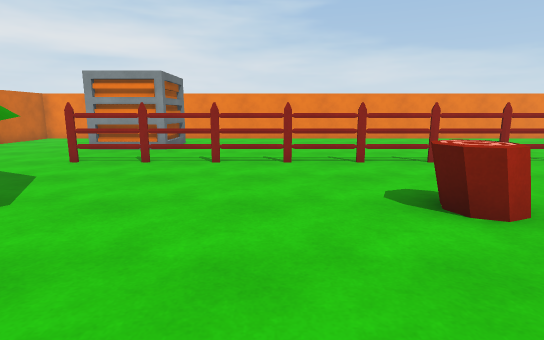
view 1 (above)

18 first-person views from a walk through a Unity game level. The camera is 1.3 m above the floor, tilts 10° down and sees 80° across. The floor is counted in squares, 1 m on a side. Each view is taken from the middle of a square. On the plan, view 1 faces up. The plan holds only what a view shows up to about 14 squares ahead; the rest is blank. The place goes on beyond the plan. Some animated figures are left out.

view 2
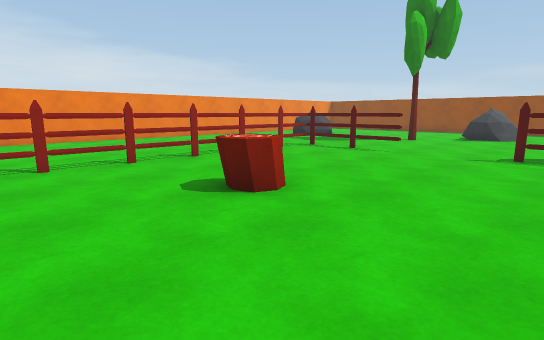

view 3
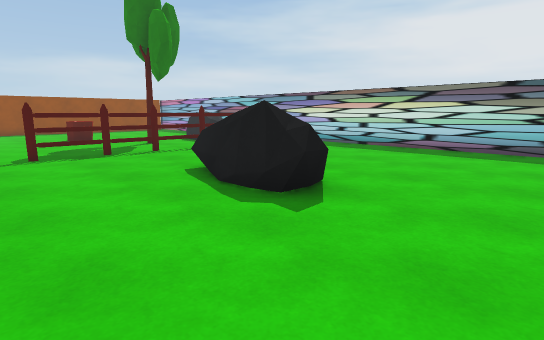

view 4
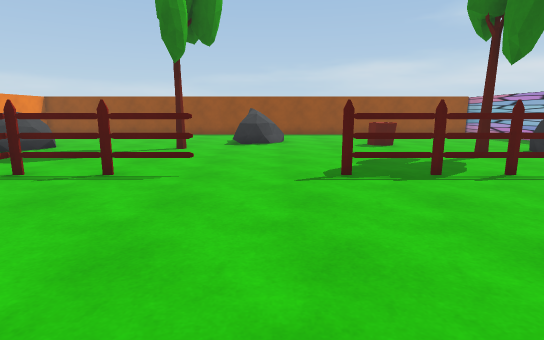

view 5
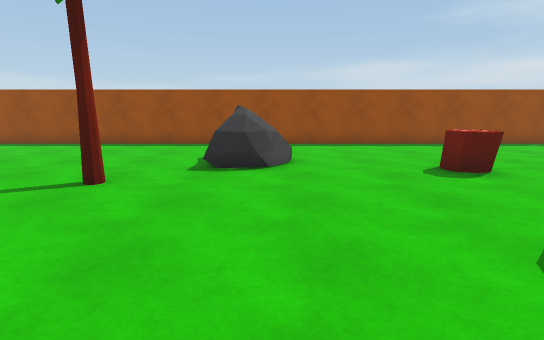

view 6
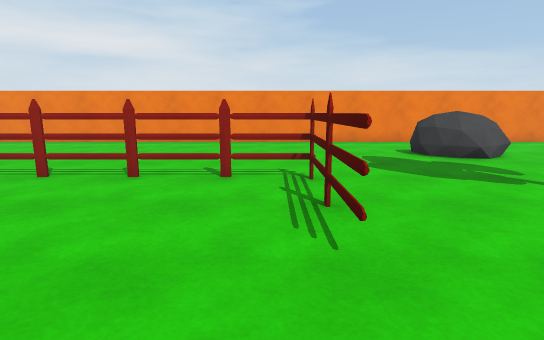

view 7
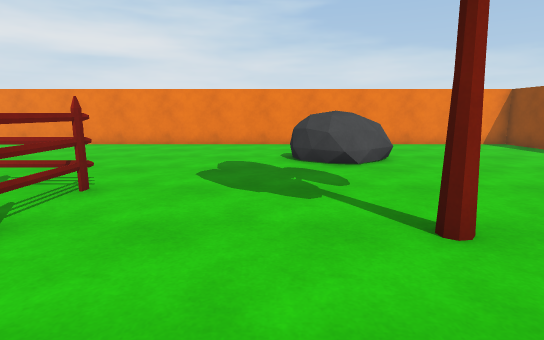

view 8
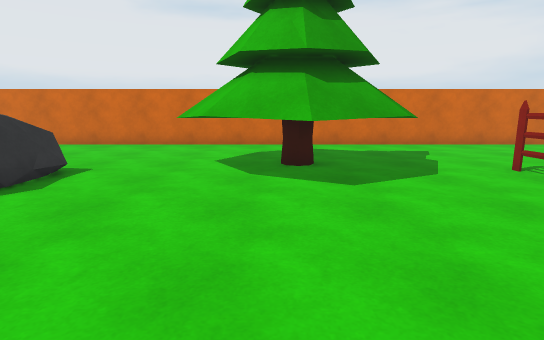

view 9
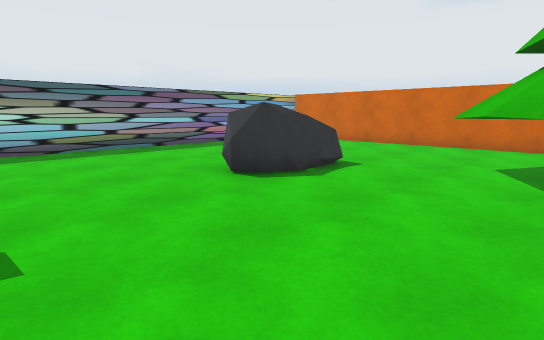

view 10
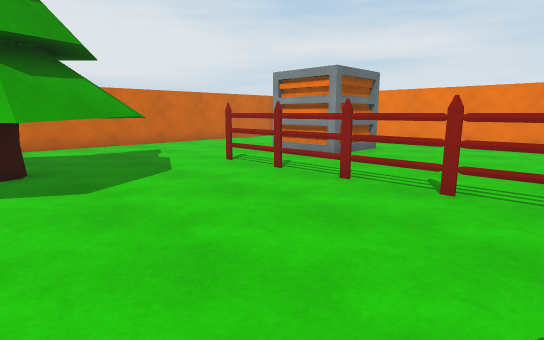

view 11
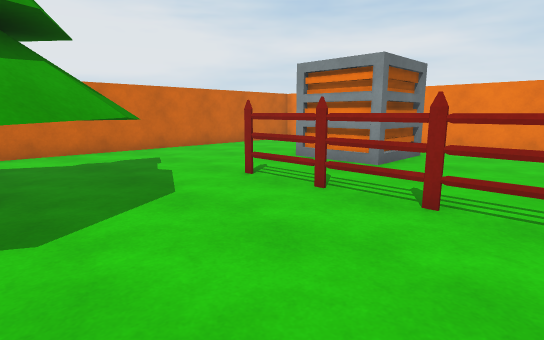

view 12
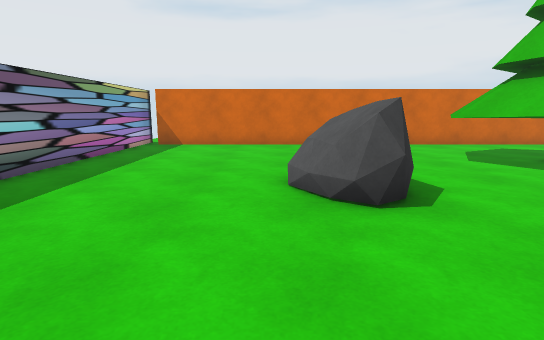

view 13
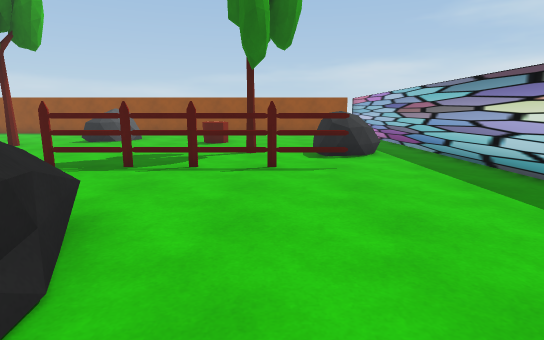

view 14
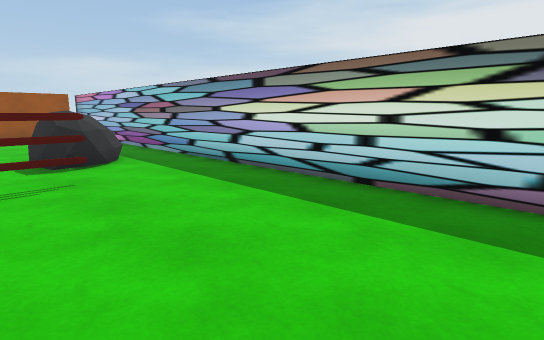

view 15
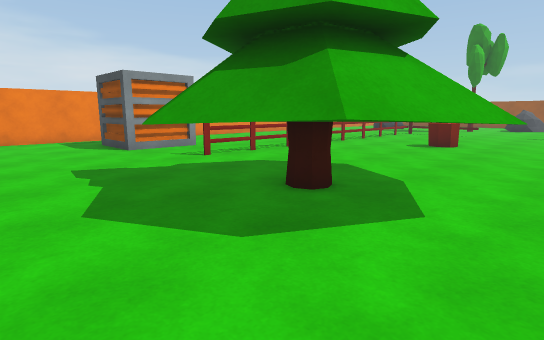

view 16
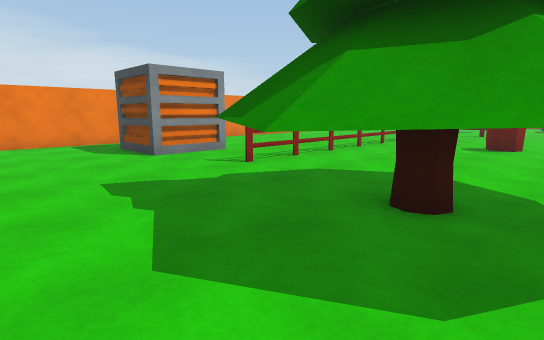

view 17
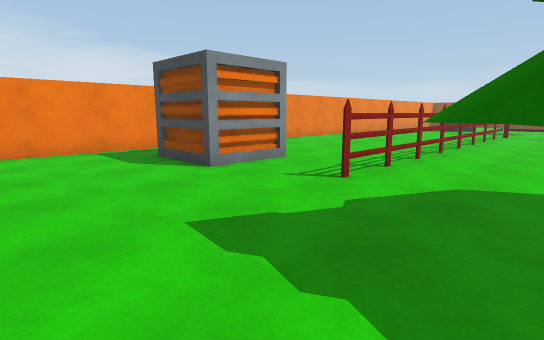

view 18
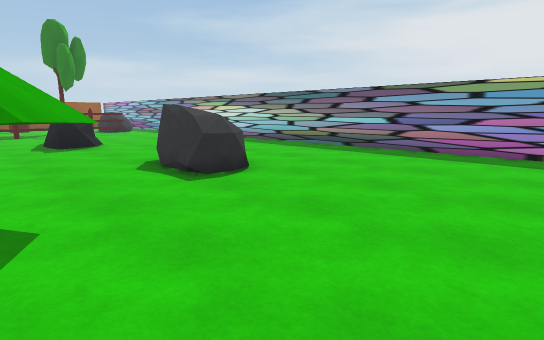

### Floor plan
Key: @ floor where view 1 was taken; # wall or solid block; . floor; B box; F fence; O other object.
Columns run from 12 left of view 1 to 23 right of it. Each row starts with its distance up from view 1.
 17   ##################################
 16   ..... ...................   ... .#
 15   ..... ...................   .....#
 14 #.....###..................  ......#
 13 #.....B B.................O  ......#
 12 #.....B##.................OOO......#
 11 #..........................O.......#
 10 #..................................#
  9 #......FFFFFFFFFFFFFFFF............#
  8 #.....................F............#
  7 #.....................F............#
  6 #...OOOO..............F....O.......#
  5 #...OOOOO......O......F..........  #
  4 #..OOOOOO.....OO.............OOO   #
  3 #..OOOOOO....................OO    #
  2 #...OOOOO..........................#
  1 #....OO...............F............#
  0 #...........@.........F............#
 -1 #.............OOOOO...F.....OO.....#
 -2 #......OOOO....OOO....F.....OO.....#
 -3 #......OOOO...........F..O.........#
 -4 #.....................F.........  .#
 -5 #.....................F..........  #
 -6 #.....................F.OOO........#
 -7 #.......................OO ..    ..#
 -8 #..........................       .#
 -9 ###############################    #

Where each view was taken, in squares from view 1:
view 1: 0 up, 0 right, facing up
view 2: 0 up, 1 left, facing up-right
view 3: 3 up, 1 left, facing down-right
view 4: 3 up, 3 right, facing right
view 5: 3 up, 9 right, facing right
view 6: 2 up, 9 right, facing up
view 7: 3 up, 13 right, facing up
view 8: 3 up, 2 right, facing left
view 9: 3 up, 2 right, facing down-left
view 10: 3 up, 2 right, facing up-left
view 11: 4 up, 0 right, facing up-left
view 12: 4 down, 2 right, facing left
view 13: 4 down, 2 right, facing right
view 14: 4 down, 3 right, facing down-right
view 15: 0 up, 11 left, facing up-right
view 16: 2 up, 11 left, facing up-right
view 17: 5 up, 11 left, facing up-right
view 18: 2 up, 11 left, facing down-right
